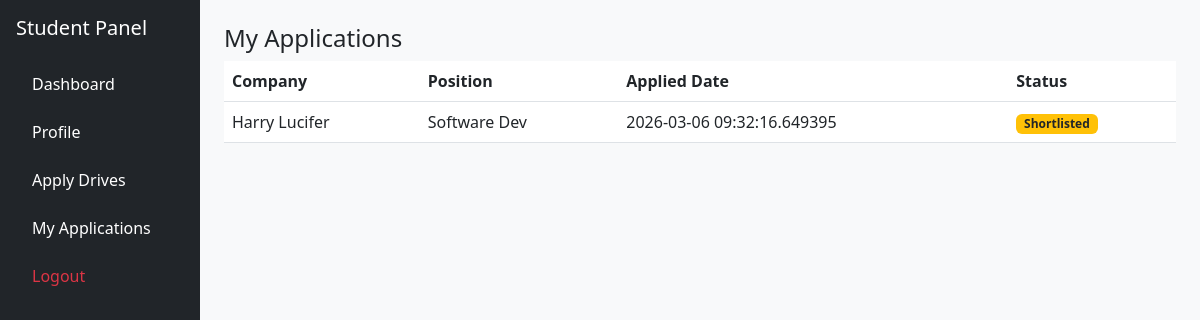
The app's page /student/applications (signed in), older data.
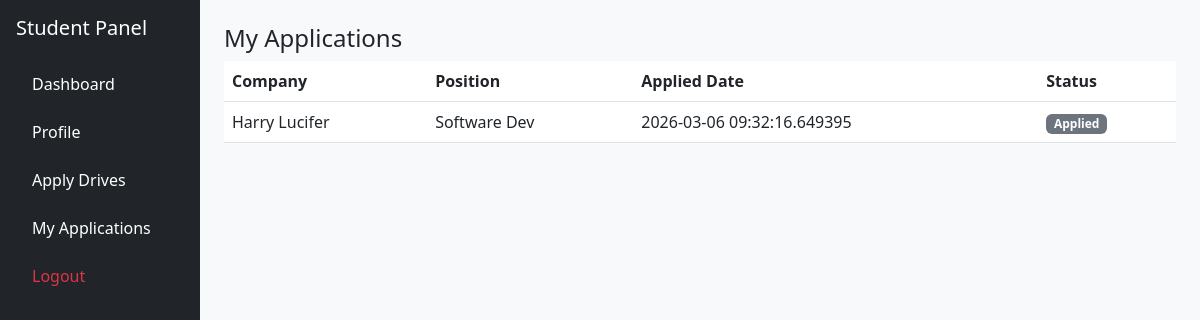
The same page, newer data.
### application/models.py (models this page shows)
class Application(db.Model):
    id = db.Column(db.Integer, primary_key=True)
    studentId = db.Column(db.Integer, db.ForeignKey('student.id'), nullable=False)
    driveId = db.Column(db.Integer, db.ForeignKey('drive.id'), nullable=False)
    applicationDate = db.Column(db.DateTime, nullable=False)
    gpa = db.Column(db.Float, nullable=False)
    department = db.Column(db.String(50), nullable=False)
    status = db.Column(db.String(50), nullable=False, default="Applied")
    student = db.relationship('Student', back_populates='applications', lazy=True)

class Company(db.Model, UserMixin):
    id = db.Column(db.Integer, primary_key=True)
    username = db.Column(db.String(100), unique=True, nullable=False)
    email = db.Column(db.String(120), unique=True, nullable=False)
    name = db.Column(db.String(100), unique=True, nullable=False)
    password = db.Column(db.String(128), nullable=False)
    category = db.Column(db.String(50), nullable=False) # Gold, Silver, etc.
    scale = db.Column(db.String(50), nullable=False)    # MNC, Startup, etc.
    description = db.Column(db.Text, nullable=True)
    placementHistory = db.Column(db.Text, nullable=True)
    address = db.Column(db.String(100), nullable=True)
    locations = db.Column(db.String(200), nullable=True)
    website = db.Column(db.String(100), nullable=True)
    contactName = db.Column(db.String(100), nullable=True)
    contactEmail = db.Column(db.String(120), nullable=True)
    status = db.Column(db.String(50), nullable=False, default="Pending")
    isBlacklisted = db.Column(db.Boolean, nullable=False, default=False)
    drives = db.relationship('Drive', backref='company', lazy=True)

class Drive(db.Model):
    id = db.Column(db.Integer, primary_key=True)
    companyId = db.Column(db.Integer, db.ForeignKey('company.id'), nullable=False)
    title = db.Column(db.String(100), nullable=False)
    description = db.Column(db.Text, nullable=True)
    eligibilityCriteria = db.Column(db.Text, nullable=True)
    salary = db.Column(db.String(50), nullable=True)
    skillsRequired = db.Column(db.String(200), nullable=True)
    experienceRequired = db.Column(db.String(50), nullable=True)
    applicationDeadline = db.Column(db.DateTime, nullable=False)
    vacancy = db.Column(db.Integer, nullable=False)
    location = db.Column(db.String(100), nullable=True)
    hiringStatus = db.Column(db.String(50), nullable=False, default="Hiring")
    adminStatus = db.Column(db.String(50), nullable=False, default="Pending")
    applications = db.relationship('Application', backref='drive', lazy=True)
    interviewrounds = db.Column(db.Integer, nullable=False, default=2)

### application/controllers.py (the view)
@app.route("/student/applications")
@login_required
def student_applications():
    if current_user.type != "student":
        return redirect("/login")
    student = Student.query.filter_by(userId=current_user.id).first()
    applications = Application.query.filter_by(
        studentId=student.id
    ).all()
    return render_template(
        "studentapplication.html",
        applications=applications
    )

### app.py (called while the page is built)
def create_app():
    app = Flask(__name__)
    app.config['SECRET_KEY'] = "afgjke12359754iloyuremane45j"
    app.config['SQLALCHEMY_DATABASE_URI'] = 'sqlite:///placement_portal.sqlite3'
    app.config['SQLALCHEMY_TRACK_MODIFICATIONS'] = False
    app.debug = True
    db.init_app(app)
    login_manager.init_app(app)
    login_manager.login_view = "login"
    @login_manager.user_loader
    def load_user(user_id):
        if not user_id:
            return None
        try:
            uid = int(user_id)
        except Exception:
            return None
        user = User.query.get(uid)
        if user:
            return user
        return Company.query.get(uid)
    return app

### templates/studentapplication.html (shortened to what this page needs)
<!DOCTYPE html>
<html>
<head>
<link href="https://cdn.jsdelivr.net/npm/bootstrap@5.3.0/dist/css/bootstrap.min.css" rel="stylesheet">
</head>
<body class="bg-light">
<div class="container-fluid">
<div class="row">
<div class="col-md-3 col-lg-2 bg-dark text-white min-vh-100 p-3 d-none d-md-block">
<h5 class="mb-4">Student Panel</h5>
<ul class="nav flex-column">
<li class="nav-item mb-2">
<a href="/student" class="nav-link text-white">Dashboard</a>
</li>
<li class="nav-item mb-2">
<a href="/student/profile" class="nav-link text-white">Profile</a>
</li>
<li class="nav-item mb-2">
<a href="/student/drives" class="nav-link text-white">Apply Drives</a>
</li>
<li class="nav-item mb-2">
<a href="/student/applications" class="nav-link text-white">My Applications</a>
</li>
<li class="nav-item">
<a href="/logout" class="nav-link text-danger">Logout</a>
</li>
</ul>
</div>
<div class="col-md-9 col-lg-10 p-4">
<h4>My Applications</h4>
<div class="table-responsive">
<table class="table table-hover align-middle">
<thead>
<tr>
<th>Company</th>
<th>Position</th>
<th>Applied Date</th>
<th>Status</th>
</tr>
</thead>
<tbody>
{% for app in applications %}
<tr>
<td>{{app.drive.company.name}}</td>
<td>{{app.drive.title}}</td>
<td>{{app.applicationDate}}</td>
<td>
{% if app.status == "Applied" %}
<span class="badge bg-secondary">Applied</span>
{% elif app.status == "Shortlisted" %}
<span class="badge bg-warning text-dark">Shortlisted</span>
{% elif app.status == "Selected" %}
<span class="badge bg-success">Selected</span>
{% elif app.status == "Rejected" %}
<span class="badge bg-danger">Rejected</span>
{% endif %}
</td>
</tr>
{% endfor %}
</tbody>
</table>
</div>
</div>
</div>
</body>
</html>

Row changes from the older to the newer data that the page shows:
changed Application "Harry Lucifer": status "Shortlisted" → "Applied"
